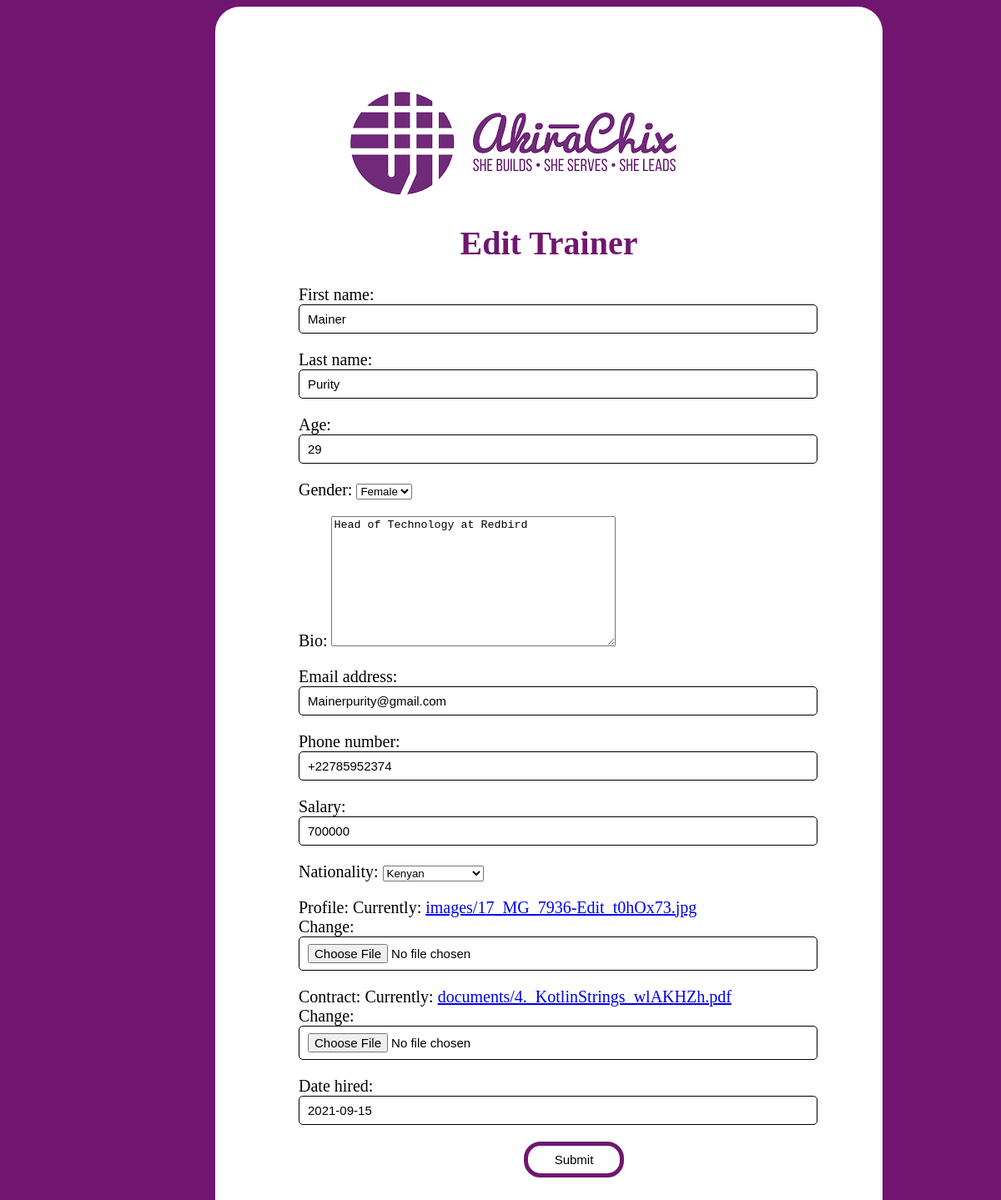
Screenshot of /trainer/edit/1/ with the database file from the repository.
### trainer/models.py (models this page shows, shortened)
class Trainer(models.Model):
    first_name= models.CharField(
        max_length=12
    )
    last_name = models.CharField(
        max_length=12
    )
    age = models.PositiveSmallIntegerField()
    gender_choice=(
        ('1','Female'),
        ('2','male'),
        ('3','none')
    )
    gender = models.CharField(
        max_length=8, choices=gender_choice, null=True
    )
    bio= models.TextField(
        max_length=700, null=True
    )
    email_address= models.EmailField(null=True)
    phone_number = models.CharField(
        max_length=12, null=True
    )
    salary= models.PositiveBigIntegerField(null=True)
    nationality_choice=(
        ('1','Rwandan'),
        ('2','Kenyan'),
        ('3','Ugandan'),
        ('4','South Sudanese'),
        ('5','Sudanese')
    )
    nationality = models.CharField(
        max_length=15, choices=nationality_choice,null=True)
    profile= models.ImageField(upload_to ='images/', null=True)
    contract= models.FileField(upload_to='documents/', null=True)
    date_hired= models.DateField(null=True)

### trainer/views.py (the view)
# urls.py: path("edit/<int:id>/", edit_trainer, name="edit_trainer")
def edit_trainer(request, id):
    trainer= Trainer.objects.get(id=id)
    if request.method == "POST":
        form=TrainerRegistrationForm(request.POST, instance=trainer)
        if form.is_valid():
            form.save()
        return redirect("trainer_profile", id=trainer.id)
    else:
        form= TrainerRegistrationForm(instance=trainer)
        return render(request,"edit_trainer.html", {"form":form})

### trainer/forms.py
class TrainerRegistrationForm(forms.ModelForm):
    class Meta:
        model= Trainer
        fields= "__all__"

### trainer/templates/edit_trainer.html (shortened to what this page needs)
<!DOCTYPE html>
<html>
<head>
</head>
<body>
    <div class="container">
        <img alt="">
    <h1>Edit Trainer</h1>
    <form method="POST" enctype="multipart/form-data">
    {{form.as_p}}
    <input type="submit" value="Submit" class="button">
</div>
</body>
</html>

### trainer/templates/edit_trainer.html (style rules this page uses)
body { background-color:rgb(112, 22, 112); width: 400px; height: 800px; font-size: 20px; }
.container { background-color: white; margin-left: 250px; width: 600px; padding: 100px; font-size: 20px; border-radius: 30px; margin-right: 250px; }
input { width: 100%; outline: none; border: 1px solid ; font-size: 15px; padding: 8px 10px; border-radius: 5px; background-color: white; }
img { margin-left: 10%; }
.button { width: 20%; height: 30%; margin-left: 45%; border: 5px solid rgb(112, 22, 112); border-radius: 20px; }
h1 { color: rgb(112, 22, 112); text-align: center; }

### rows the page displays
Trainer: first_name "Mainer", last_name "Purity", age "29", gender "Female", bio "Head of Technology at Redbird", email_address "Mainerpurity@gmail.com", phone_number "+22785952374", salary "700000", nationality "Kenyan", date_hired "2021-09-15"
